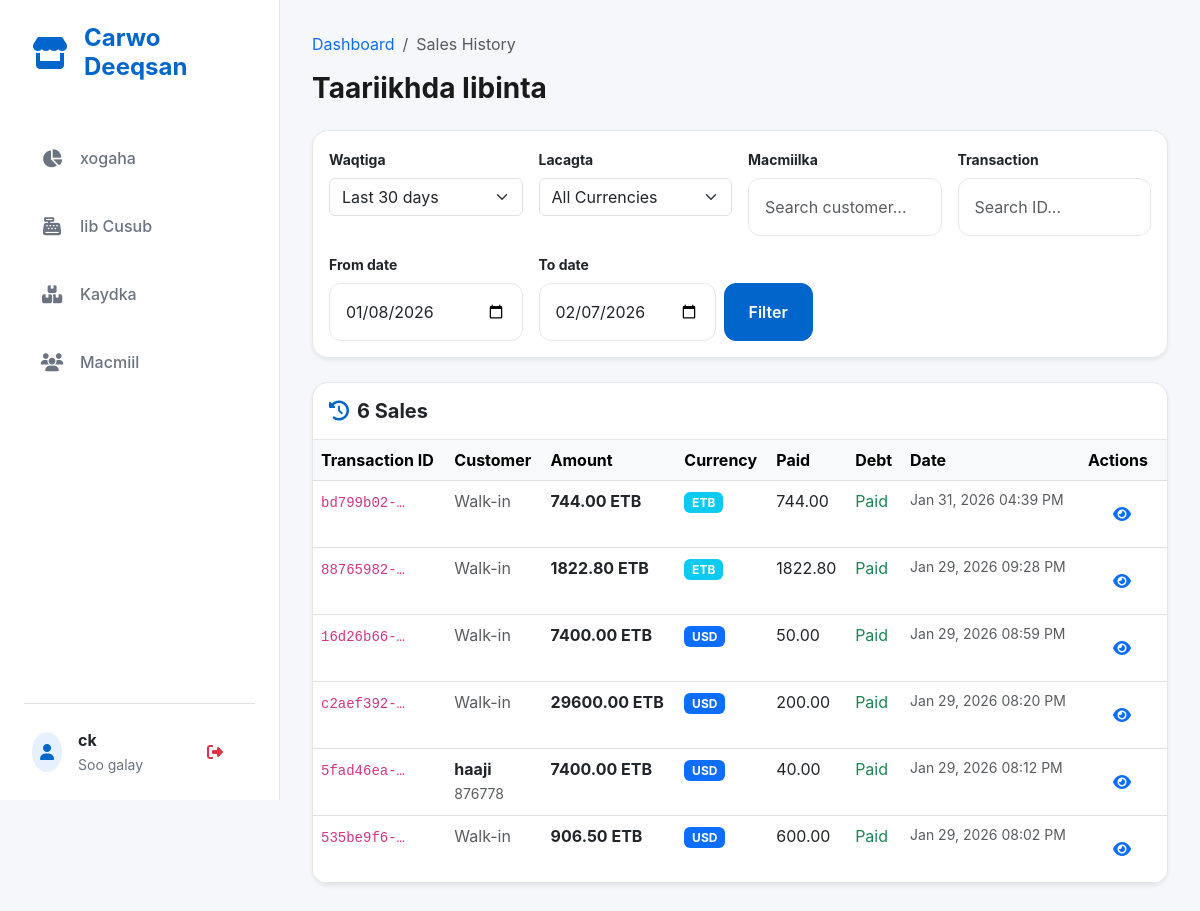
/sales-history/ (signed in), run on an earlier commit of the app's database.
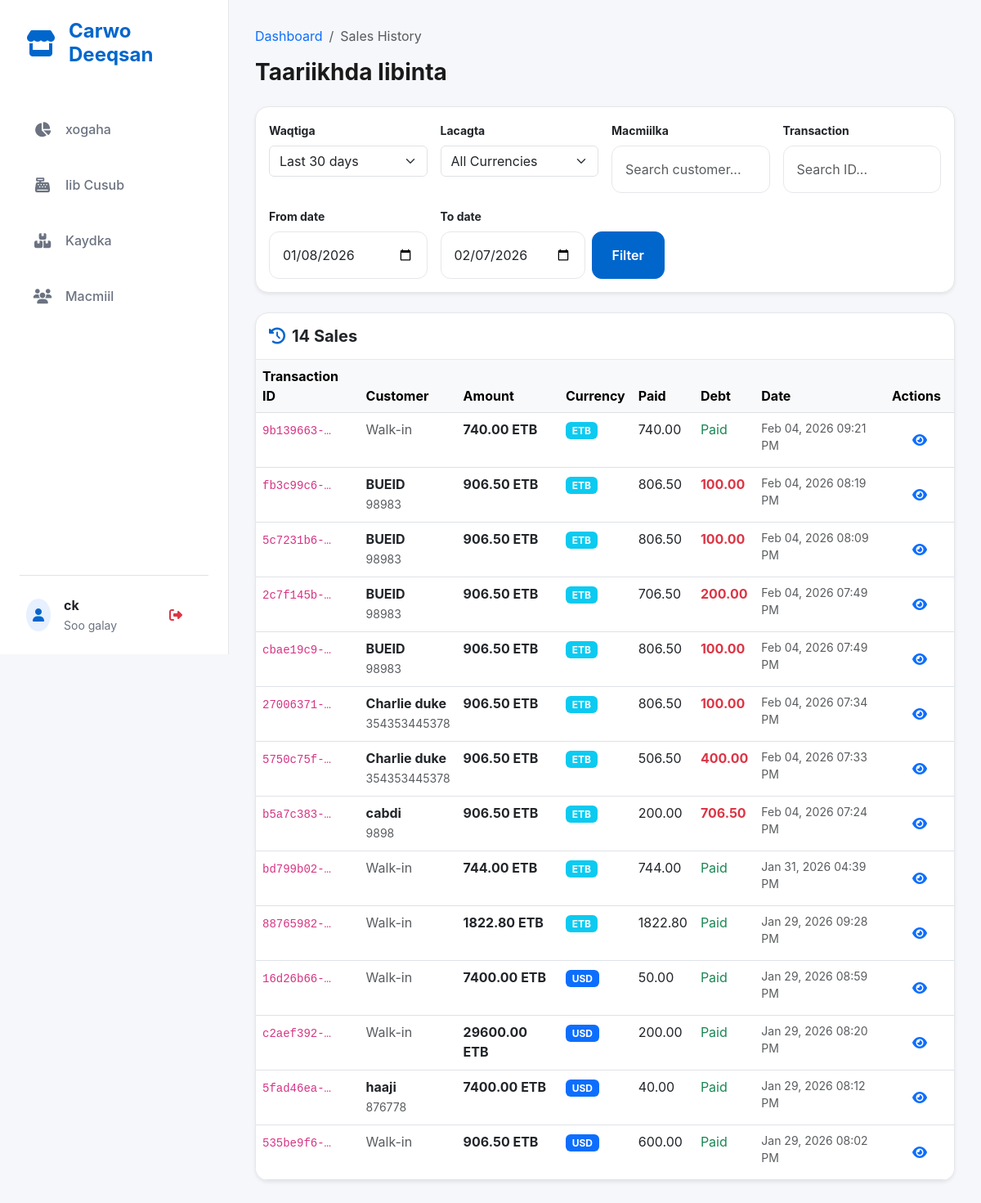
And on a later commit of the database.
### core/models.py (models this page shows, shortened)
class User(AbstractUser):
    phone = models.CharField(max_length=15, blank=True, null=True)
    date_created = models.DateTimeField(auto_now_add=True)
    date_updated = models.DateTimeField(auto_now=True)
    class Meta:
        verbose_name = "Admin User"
        verbose_name_plural = "Admin Users"

class SaleETB(models.Model):
    transaction_id = models.UUIDField(default=uuid.uuid4, unique=True, editable=False)
    customer = models.ForeignKey(Customer, on_delete=models.SET_NULL, null=True, blank=True, help_text="Optional - allows anonymous sales")
    user = models.ForeignKey(User, on_delete=models.SET_NULL, null=True, blank=True, related_name='etb_sales', help_text="Optional - admin user who created the sale")
    total_amount = models.DecimalField(max_digits=20, decimal_places=2, default=0.00, help_text="Total amount in ETB")
    amount_paid = models.DecimalField(max_digits=20, decimal_places=2, default=0.00, help_text="Amount paid in ETB")
    debt_amount = models.DecimalField(max_digits=20, decimal_places=2, default=0.00, help_text="Debt amount in ETB")
    exchange_rate_at_sale = models.DecimalField(
        max_digits=10,
        decimal_places=2,
        default=185.00,
        validators=[MinValueValidator(Decimal('0.01'))],
        help_text="USD to ETB exchange rate at time of sale"
    )
    pno = models.CharField(max_length=50, null=True, blank=True, verbose_name="Sale PNO")
    date_created = models.DateTimeField(auto_now_add=True)
    is_completed = models.BooleanField(default=True)
    class Meta:
        verbose_name = "ETB Sale"
        verbose_name_plural = "ETB Sales"

class SaleUSD(models.Model):
    transaction_id = models.UUIDField(default=uuid.uuid4, unique=True, editable=False)
    customer = models.ForeignKey(Customer, on_delete=models.SET_NULL, null=True, blank=True, help_text="Optional - allows anonymous sales")
    user = models.ForeignKey(User, on_delete=models.SET_NULL, null=True, blank=True, related_name='usd_sales', help_text="Optional - admin user who created the sale")
    total_amount = models.DecimalField(max_digits=20, decimal_places=2, default=0.00, help_text="Total amount in USD")
    amount_paid = models.DecimalField(max_digits=20, decimal_places=2, default=0.00, help_text="Amount paid in USD")
    debt_amount = models.DecimalField(max_digits=20, decimal_places=2, default=0.00, help_text="Debt amount in USD")
    pno = models.CharField(max_length=50, null=True, blank=True, verbose_name="Sale PNO")
    date_created = models.DateTimeField(auto_now_add=True)
    is_completed = models.BooleanField(default=True)
    class Meta:
        verbose_name = "USD Sale"
        verbose_name_plural = "USD Sales"

class Customer(models.Model):
    name = models.CharField(max_length=200, blank=True, null=True)
    phone = models.CharField(max_length=15, blank=True, null=True)
    pno = models.CharField(max_length=50, null=True, blank=True, verbose_name="Customer PNO")
    total_debt_usd = models.DecimalField(max_digits=10, decimal_places=2, default=0.00, help_text="Total debt in USD")
    total_debt_sos = models.DecimalField(max_digits=10, decimal_places=2, default=0.00, help_text="Total debt in SOS")
    total_debt_etb = models.DecimalField(max_digits=10, decimal_places=2, default=0.00, help_text="Total debt in ETB")
    date_created = models.DateTimeField(auto_now_add=True)
    last_purchase_date = models.DateTimeField(null=True, blank=True)
    is_active = models.BooleanField(default=True)
    class Meta:
        verbose_name = "Customer"
        verbose_name_plural = "Customers"

### core/views.py (the view, shortened to what this page needs)
# urls.py: path('sales-history/', views.sales_history_view, name='sales_history'),
@login_required
def sales_history_view(request):
    days = int(request.GET.get('days', 30))
    currency_filter = request.GET.get('currency', '')
    customer_search = request.GET.get('customer', '')
    transaction_search = request.GET.get('transaction', '')
    start_date_str = request.GET.get('start_date')
    end_date_str = request.GET.get('end_date')
    end_date = timezone.now().date()
    start_date = end_date - timedelta(days=days)
    if start_date_str and end_date_str:
        try:
            start_date = datetime.strptime(start_date_str, "%Y-%m-%d").date()
            end_date = datetime.strptime(end_date_str, "%Y-%m-%d").date()
        except ValueError:
            pass
    currency_settings = CurrencySettings.objects.first()
    usd_to_etb_rate = currency_settings.usd_to_etb_rate if currency_settings else Decimal('100.00')
    usd_to_sos_rate = currency_settings.usd_to_sos_rate if currency_settings else Decimal('8000.00')
    usd_sales = SaleUSD.objects.filter(
        date_created__date__gte=start_date,
        date_created__date__lte=end_date,
    ).select_related('customer', 'user')
    sos_sales = SaleSOS.objects.filter(
        date_created__date__gte=start_date,
        date_created__date__lte=end_date,
    ).select_related('customer', 'user')
    etb_sales = SaleETB.objects.filter(
        date_created__date__gte=start_date,
        date_created__date__lte=end_date,
    ).select_related('customer', 'user')
    if currency_filter == 'USD':
        sos_sales = sos_sales.none()
        etb_sales = etb_sales.none()
    elif currency_filter == 'SOS':
        usd_sales = usd_sales.none()
        etb_sales = etb_sales.none()
    elif currency_filter == 'ETB':
        usd_sales = usd_sales.none()
        sos_sales = sos_sales.none()
    if transaction_search:
        usd_sales = usd_sales.filter(transaction_id__icontains=transaction_search)
        sos_sales = sos_sales.filter(transaction_id__icontains=transaction_search)
        etb_sales = etb_sales.filter(transaction_id__icontains=transaction_search)
    all_sales = []
    for sale in usd_sales:
        amount_for_conversion = sale.total_amount if sale.total_amount > 0 else sale.amount_paid
        all_sales.append({
            'id': sale.id,
            'transaction_id': sale.transaction_id,
            'customer': sale.customer,
            'user': sale.user,
            'currency': 'USD',
            'total_amount': sale.total_amount,
            'amount_paid': sale.amount_paid,
            'debt_amount': sale.debt_amount,
            'date_created': sale.date_created,
            'is_completed': sale.is_completed,
            'amount_etb': amount_for_conversion * usd_to_etb_rate,
        })
    for sale in etb_sales:
        amount_for_conversion = sale.total_amount if sale.total_amount > 0 else sale.amount_paid
        all_sales.append({
            'id': sale.id,
            'transaction_id': sale.transaction_id,
            'customer': sale.customer,
            'user': sale.user,
            'currency': 'ETB',
            'total_amount': sale.total_amount,
            'amount_paid': sale.amount_paid,
            'debt_amount': sale.debt_amount,
            'date_created': sale.date_created,
            'is_completed': sale.is_completed,
            'amount_etb': amount_for_conversion,
        })
    all_sales.sort(key=lambda x: x['date_created'], reverse=True)
    paginator = Paginator(all_sales, 20)
    page_number = request.GET.get('page')
    page_obj = paginator.get_page(page_number)
    context = {
        'page_obj': page_obj,
        'days': days,
        'currency_filter': currency_filter,
        'customer_search': customer_search,
        'transaction_search': transaction_search,
        'total_sales': len(all_sales),
        'start_date': start_date,
        'end_date': end_date,
    }
    return render(request, 'core/sales_history.html', context)

### core/permissions_policy.py (called while the page is built)
    def process_response(self, request, response):
        existing = response.get('Permissions-Policy')
        policy = "camera=(self)"
        if existing:
            if 'camera=' not in existing:
                response['Permissions-Policy'] = f"{existing}, {policy}"
        else:
            response['Permissions-Policy'] = policy
        return response

### core/templates/core/sales_history.html (shortened to what the changed rows need)
{% extends 'core/base.html' %}
{% block content %}
<div class="row mb-4">
    <div class="col-12">
        <h1 class="h3 fw-bold mb-0">Taariikhda Iibinta</h1>
    </div>
</div>
<div class="card shadow-sm">
    <div class="card-header bg-transparent">
        <h5 class="mb-0 fw-bold"><i class="fas fa-history me-2 text-primary"></i>{{ total_sales }} Sales</h5>
    </div>
    <div class="card-body p-0">
        {% if page_obj %}
        <div class="d-none d-md-block table-responsive">
            <table class="table table-hover mb-0">
                <thead class="table-light">
                    <tr>
                        <th>Transaction ID</th>
                        <th>Customer</th>
                        <th>Amount</th>
                        <th>Currency</th>
                        <th>Paid</th>
                        <th>Debt</th>
                        <th>Date</th>
                        <th>Actions</th>
                    </tr>
                </thead>
                <tbody>
                    {% for sale in page_obj %}
                    <tr>
                        <td><code class="small">{{ sale.transaction_id|truncatechars:10 }}</code></td>
                        <td>
                            {% if sale.customer %}
                            <div class="fw-bold">{{ sale.customer.name }}</div>
                            <small class="text-muted">{{ sale.customer.phone }}</small>
                            {% else %}
                            <span class="text-muted">Walk-in</span>
                            {% endif %}
                        </td>
                        <td class="fw-bold">{{ sale.amount_etb|floatformat:2 }} ETB</td>
                        <td><span class="badge {% if sale.currency == 'USD' %}bg-primary{% elif sale.currency == 'SOS' %}bg-success{% else %}bg-info{% endif %}">{{ sale.currency }}</span></td>
                        <td>{{ sale.amount_paid|floatformat:2 }}</td>
                        <td>
                            {% if sale.debt_amount > 0 %}
                            <span class="text-danger fw-bold">{{ sale.debt_amount|floatformat:2 }}</span>
                            {% else %}
                            <span class="text-success">Paid</span>
                            {% endif %}
                        </td>
                        <td class="text-muted small">{{ sale.date_created|date:"M d, Y h:i A" }}</td>
                        <td>
                            <a href="{% url 'core:sale_detail' sale.currency sale.id %}"
                                class="btn btn-sm btn-outline-primary">
                                <i class="fas fa-eye"></i>
                            </a>
                        </td>
                    </tr>
                    {% endfor %}
                </tbody>
            </table>
        </div>
        {% else %}
        <div class="p-5 text-center text-muted">
            <i class="fas fa-inbox fa-3x mb-3"></i>
            <p class="mb-0">No sales found matching your criteria</p>
        </div>
        {% endif %}
    </div>
</div>
{% endblock %}

### core/templates/core/base.html (shortened to what this page needs)
<!DOCTYPE html>
<html lang="so">
<head>
    <link href="https://cdn.jsdelivr.net/npm/bootstrap@5.3.0/dist/css/bootstrap.min.css" rel="stylesheet">
    <link rel="stylesheet" href="https://cdnjs.cloudflare.com/ajax/libs/font-awesome/6.4.0/css/all.min.css">
    <link rel="stylesheet" href="https://cdnjs.cloudflare.com/ajax/libs/animate.css/4.1.1/animate.min.css" />
</head>
<body>
    <div class="app-shell">
        <nav class="desktop-sidebar">
            <div class="mb-5 px-2">
                <a href="{% url 'core:dashboard' %}"
                    class="d-flex align-items-center text-primary text-decoration-none">
                    <i class="fas fa-store fa-2x me-3"></i>
                    <span class="h4 mb-0 fw-bold">Carwo Deeqsan</span>
                </a>
            </div>
            <div class="d-flex flex-column gap-2 flex-grow-1">
                <a href="{% url 'core:dashboard' %}"
                    class="nav-item {% if request.resolver_match.url_name == 'dashboard' %}active{% endif %}">
                    <i class="fas fa-chart-pie"></i> xogaha
                </a>
                {% if user.is_superuser or user.can_sell %}
                <a href="{% url 'core:create_sale' %}"
                    class="nav-item {% if request.resolver_match.url_name == 'create_sale' %}active{% endif %}">
                    <i class="fas fa-cash-register"></i> Iib Cusub
                </a>
                {% endif %}
                {% if user.is_superuser or user.can_restock %}
                <a href="{% url 'core:inventory_list' %}"
                    class="nav-item {% if request.resolver_match.url_name == 'inventory_list' %}active{% endif %}">
                    <i class="fas fa-boxes"></i> Kaydka
                </a>
                {% endif %}
                <a href="{% url 'core:customers_list' %}"
                    class="nav-item {% if request.resolver_match.url_name == 'customers_list' %}active{% endif %}">
                    <i class="fas fa-users"></i> Macmiil
                </a>
            </div>
            <div class="mt-auto pt-4 border-top">
                <div class="d-flex align-items-center justify-content-between px-2">
                    <div class="d-flex align-items-center">
                        <div class="bg-primary bg-opacity-10 text-primary rounded-circle p-2 me-3"><i
                                class="fas fa-user"></i></div>
                        <div>
                            <div class="fw-bold text-dark">{{ user.get_full_name|default:user.username }}</div>
                            <small class="text-secondary">Soo galay</small>
                        </div>
                    </div>
                    <form method="post" action="{% url 'logout' %}">{% csrf_token %}<button type="submit"
                            class="btn btn-sm btn-outline-danger border-0"><i class="fas fa-sign-out-alt"></i></button>
                    </form>
                </div>
            </div>
        </nav>
        <main class="main-content">
            {% block content %}{% endblock %}
        </main>
    </div>
</body>
</html>

What changed in the data, as far as the page shows it:
now on one of the page's lists (row unchanged): User: transaction_id "535be9f6-…", amount_paid "600.00", date_created "Jan 29, 2026 08:02 PM"
computed for User "ck": transaction_id "bd799b02-…" → "9b139663-…"; amount_etb "744.00" → "740.00"; amount_paid "744.00" → "740.00"; date_created "Jan 31, 2026 04:39 PM" → "Feb 04, 2026 09:21 PM"; transaction_id "88765982-…" → "bd799b02-…"; amount_etb "1822.80" → "744.00"; amount_paid "1822.80" → "744.00"; date_created "Jan 29, 2026 09:28 PM" → "Jan 31, 2026 04:39 PM"; transaction_id "16d26b66-…" → "88765982-…"; amount_etb "7400.00" → "1822.80"; currency "USD" → "ETB"; amount_paid "50.00" → "1822.80"; date_created "Jan 29, 2026 08:59 PM" → "Jan 29, 2026 09:28 PM"; transaction_id "c2aef392-…" → "16d26b66-…"; amount_etb "29600.00" → "7400.00"; amount_paid "200.00" → "50.00"; date_created "Jan 29, 2026 08:20 PM" → "Jan 29, 2026 08:59 PM"; transaction_id "535be9f6-…" → "c2aef392-…"; amount_etb "906.50" → "29600.00"; amount_paid "600.00" → "200.00"; date_created "Jan 29, 2026 08:02 PM" → "Jan 29, 2026 08:20 PM"
added Customer: transaction_id "fb3c99c6-…", customer.name "BUEID", customer.phone "98983", amount_etb "906.50", currency "ETB", amount_paid "806.50", debt_amount "100.00", date_created "Feb 04, 2026 08:19 PM", transaction_id "5c7231b6-…", date_created "Feb 04, 2026 08:09 PM", transaction_id "2c7f145b-…", amount_paid "706.50", debt_amount "200.00", date_created "Feb 04, 2026 07:49 PM", transaction_id "cbae19c9-…"
added Customer: transaction_id "27006371-…", customer.name "Charlie duke", customer.phone "354353445378", amount_etb "906.50", currency "ETB", amount_paid "806.50", debt_amount "100.00", date_created "Feb 04, 2026 07:34 PM", transaction_id "5750c75f-…", amount_paid "506.50", debt_amount "400.00", date_created "Feb 04, 2026 07:33 PM"
now on this page (row edited): Customer: transaction_id "b5a7c383-…", customer.name "cabdi", customer.phone "9898", amount_etb "906.50", currency "ETB", amount_paid "200.00", debt_amount "706.50", date_created "Feb 04, 2026 07:24 PM"
Also different on the page:
{{ total_sales }}: "6" → "14"
